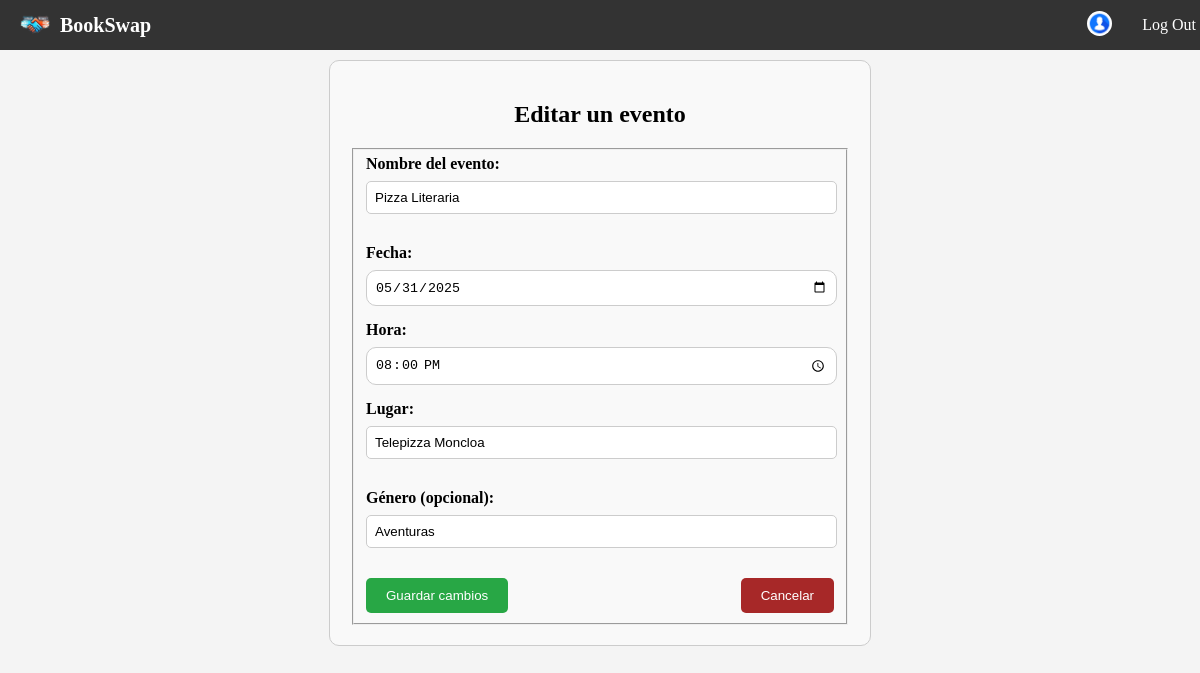
The page /editarEvento.php?id=12 (signed in) on the database its author committed.
### tables this page shows
CREATE TABLE `eventos` (
  `idevento` int(11) NOT NULL,
  `nombre` varchar(255) NOT NULL,
  `fecha` date NOT NULL,
  `hora` time NOT NULL,
  `lugar` varchar(255) NOT NULL,
  `genero` varchar(100) DEFAULT NULL
);

### includes/clases/productos/evento.php (called while the page is built, shortened)
<?php
class Evento
{
    private $nombre;
    private $fecha;
    private $hora;
    private $lugar;
    private $genero;
    private function __construct($nombre, $fecha, $hora, $lugar, $genero = null, $idevento = null)
    {
        $this->nombre = $nombre;
        $this->fecha = $fecha;
        $this->hora = $hora;
        $this->lugar = $lugar;
        $this->genero = $genero;
    }
    public static function buscaPorId($idevento)
    {
        $conn = Aplicacion::getInstance()->getConexionBd();
        $query = "SELECT * FROM eventos WHERE idevento = ?";
        $stmt = $conn->prepare($query);
        $stmt->bind_param("i", $idevento);
        $stmt->execute();
        $result = $stmt->get_result();
        $fila = $result->fetch_assoc();
        if ($fila) {
            return new self(
                $fila['nombre'],
                $fila['fecha'],
                $fila['hora'],
                $fila['lugar'],
                $fila['genero'],
                $fila['idevento']
            );
        }
        return null;
    }
    public function getNombre() { return $this->nombre; }
    public function getFecha() { return $this->fecha; }
    public function getHora() { return $this->hora; }
    public function getLugar() { return $this->lugar; }
    public function getGenero() { return $this->genero; }
}

### includes/clases/productos/formularioEditarEvento.php (the view, shortened to what this page needs)
<?php
class FormularioEditarEvento extends Formulario
{
    private $evento;
    public function __construct() {
        $idEvento = $_GET['id'] ?? null;
        $this->evento = Evento::buscaPorId($idEvento);
    }
    protected function generaCamposFormulario(&$datos)
    {
        $nombre = $datos['nombre'] ?? $this->evento->getNombre();
        $fecha = $datos['fecha'] ?? $this->evento->getFecha();
        $hora = $datos['hora'] ?? $this->evento->getHora();
        $lugar = $datos['lugar'] ?? $this->evento->getLugar();
        $genero = $datos['genero'] ?? $this->evento->getGenero();
        $htmlErroresGlobales = self::generaListaErroresGlobales($this->errores);
        $erroresCampos = self::generaErroresCampos(['nombre', 'fecha', 'hora', 'lugar', 'genero'], $this->errores, 'span', array('class' => 'error'));
        $html = <<<EOF
        $htmlErroresGlobales
        <fieldset>
            <div class="input-group">
                <label for="nombre">Nombre del evento:</label>
                <input type="text" id="nombre" name="nombre" value="$nombre" required>
                {$erroresCampos['nombre']}
            </div>
            <div class="input-group">
                <label for="fecha">Fecha:</label>
                <input type="date" id="fecha" name="fecha" value="$fecha" required>
                {$erroresCampos['fecha']}
            </div>
            <div class="input-group">
                <label for="hora">Hora:</label>
                <input type="time" id="hora" name="hora" value="$hora" required>
                {$erroresCampos['hora']}
            </div>
            <div class="input-group">
                <label for="lugar">Lugar:</label>
                <input type="text" id="lugar" name="lugar" value="$lugar" required>
                {$erroresCampos['lugar']}
            </div>
            <div class="input-group">
                <label for="genero">Género (opcional):</label>
                <input type="text" id="genero" name="genero" value="$genero">
                {$erroresCampos['genero']}
            </div>
            <div>
                <button type="submit" class="btn-submit">Guardar cambios</button>
                <button class="btn-cancel" type="button" onclick="window.location.href='admin.php'">Cancelar</button>
            </div>
        </fieldset>
        EOF;
        return $html;
    }
}

### CSS/estilos.css (style rules this page uses)
body { margin: 0; padding-top: 60px; background-color: #f4f4f4; }
.input-group { margin-bottom: 15px; margin-right: 15px; text-align: left; }
.input-group label { display: block; font-weight: bold; }
.input-group input { width: 100%; padding: 8px; border: 1px solid #ccc; border-radius: 10px; }
.form-container label { display: block; margin-bottom: 8px; font-weight: bold; }
.form-container input[type="text"], .form-container select, .form-container input[type="file"] { width: 100%; padding: 8px; margin-bottom: 15px; border: 1px solid #ccc; border-radius: 5px; }
.form-container .btn-submit { padding: 10px 20px; background-color: #28a745; color: white; border: none; border-radius: 5px; cursor: pointer; }
.form-container .btn-cancel { padding: 10px 20px; background-color: #a72828; color: white; border: none; border-radius: 5px; cursor: pointer; float: right; }

### rows shown on the page
eventos: nombre "Pizza Literaria", fecha "05/31/2025", hora "20:00:00", lugar "Telepizza Moncloa", genero "Aventuras"
